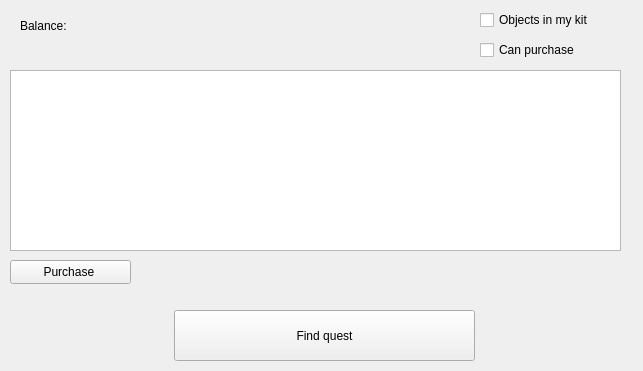
<?xml version="1.0" encoding="UTF-8"?>
<ui version="4.0">
 <class>CharacterWindow</class>
 <widget class="QWidget" name="CharacterWindow">
  <property name="geometry">
   <rect>
    <x>0</x>
    <y>0</y>
    <width>643</width>
    <height>371</height>
   </rect>
  </property>
  <property name="windowTitle">
   <string>CharacterWindow</string>
  </property>
  <widget class="QTableView" name="tableView">
   <property name="geometry">
    <rect>
     <x>10</x>
     <y>70</y>
     <width>611</width>
     <height>181</height>
    </rect>
   </property>
  </widget>
  <widget class="QLabel" name="label">
   <property name="geometry">
    <rect>
     <x>20</x>
     <y>10</y>
     <width>51</width>
     <height>31</height>
    </rect>
   </property>
   <property name="text">
    <string>Balance:</string>
   </property>
  </widget>
  <widget class="QLabel" name="goldLabel">
   <property name="geometry">
    <rect>
     <x>70</x>
     <y>10</y>
     <width>91</width>
     <height>31</height>
    </rect>
   </property>
   <property name="text">
    <string/>
   </property>
  </widget>
  <widget class="QCheckBox" name="myObjects">
   <property name="geometry">
    <rect>
     <x>480</x>
     <y>10</y>
     <width>121</width>
     <height>20</height>
    </rect>
   </property>
   <property name="text">
    <string>Objects in my kit</string>
   </property>
  </widget>
  <widget class="QCheckBox" name="canPurchasse">
   <property name="geometry">
    <rect>
     <x>480</x>
     <y>40</y>
     <width>111</width>
     <height>20</height>
    </rect>
   </property>
   <property name="text">
    <string>Can purchase</string>
   </property>
  </widget>
  <widget class="QPushButton" name="buyButton">
   <property name="geometry">
    <rect>
     <x>10</x>
     <y>260</y>
     <width>121</width>
     <height>24</height>
    </rect>
   </property>
   <property name="text">
    <string>Purchase </string>
   </property>
  </widget>
  <widget class="QPushButton" name="pushButton_2">
   <property name="geometry">
    <rect>
     <x>174</x>
     <y>310</y>
     <width>301</width>
     <height>51</height>
    </rect>
   </property>
   <property name="text">
    <string>Find quest</string>
   </property>
  </widget>
 </widget>
 <layoutdefault spacing="6" margin="11"/>
 <resources/>
 <connections/>
</ui>
